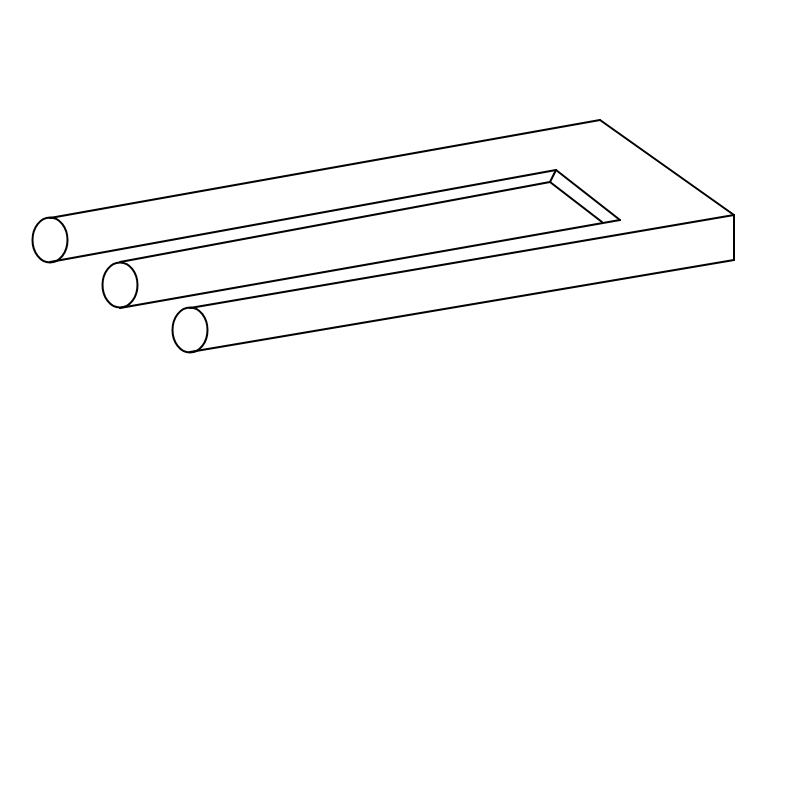
Frame 1 (no input)
Frame 60 (no input): identical to frame 1, image omitted
Frame 120 (the mouse pressed at the canvas centre since frame 60): identical to frame 1, image omitted

The p5.js sketch that drew this single still picture (run headless with seeded random() and noise() and a simulated clock; from frame 60 on, the mouse is pressed at the canvas centre):

// p5.js sketch
// ── sketch.js
var img; 

function setup() {
	createCanvas(800, 800);	
	smooth();
	stroke(0, 0, 0);			
	strokeWeight(2);
							
	ellipse(50, 240, 35, 45);
	ellipse(120, 285, 35, 45);
	ellipse(190, 330, 35, 45);
	
	line(50, 218, 600, 120);
	line(190, 352, 734, 260);
	line(734, 260, 734, 215);
	line(190, 308, 734, 215);
	line(600, 120, 734, 215);
	
	line(120, 308, 620, 220);	
	line(50, 262, 556, 170);
	
	line(556, 170, 620, 220);
	
	line(120, 262, 550, 182);
	
	line(550, 182, 556, 170);
	
	line(550, 182, 602, 222);
		
}

function draw() {	

}
